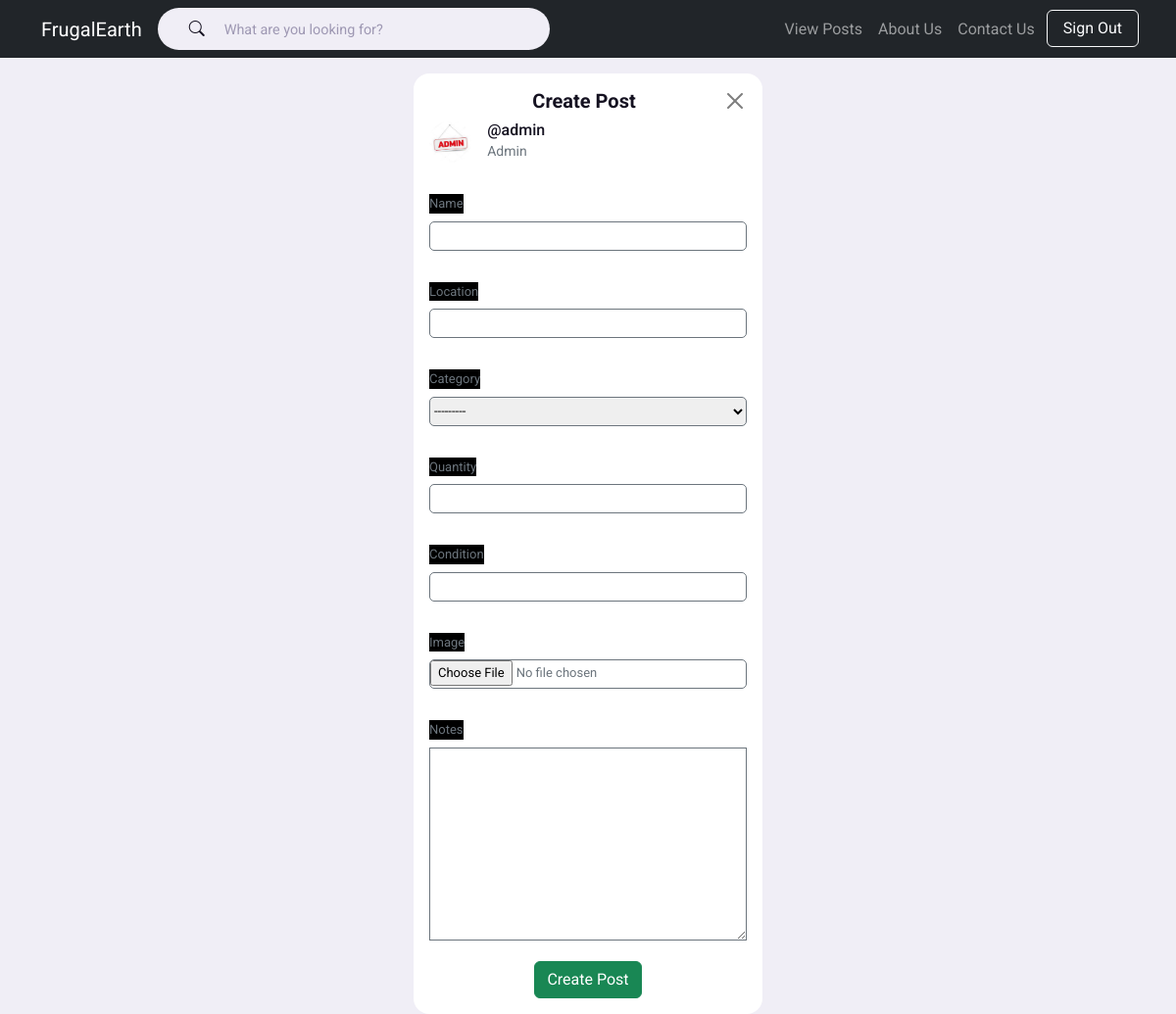
/create-post/ (signed in), run on the app's committed database.
### pages/models.py (models this page shows)
class User(AbstractUser):
    name = models.CharField(max_length=200, null=True)
    email = models.EmailField(unique=True, default='')
    avatar = models.ImageField(null=True, default="defaultDp.jpg")
    location = models.CharField(max_length=200, null=True)
    REQUIRED_FIELDS = []

### pages/views.py (the view, shortened to what this page needs)
# urls.py: path('create-post/', views.createRoom, name='create-post'),
@login_required(login_url='signin')
def createRoom(request):
    form = RoomForm()
    context={'form':form}
    return render(request, 'pages/room_form.html', context)

### pages/forms.py
class RoomForm(ModelForm):
    class Meta:
        model = Room
        fields = '__all__'
        exclude = ['host', 'price']
        exclude = ['host']

### pages/models.py (called while the page is built)
    def __str__(self):
        return self.name

### pages/templates/pages/room_form.html (shortened to what this page needs)
{% load static %}
<!DOCTYPE html>
<html lang="en">
    <head>
          <link href="https://cdn.jsdelivr.net/npm/bootstrap@5.2.0/dist/css/bootstrap.min.css" rel="stylesheet">
        <link rel="stylesheet" href="{% static 'main.css' %}">
    </head>
    <body>
            <nav class="navbar navbar-expand-sm bg-dark navbar-dark ">
            <div class="container">
              <a class="navbar-brand navbar-right" href="{% url 'home' %}">FrugalEarth</a>
                <div class="search-bar">
                    <form method="GET" action="{% url 'feeds' %}">
                    <i class="bi bi-search"></i>
                    <input type="text" name="q" id="" placeholder="What are you looking for?"/>
                    </form>
                </div>
            <div class="collapse navbar-collapse" id="collapsibleNavbar">
                <ul class="navbar-nav  ms-auto">
                  <li class="nav-item">
                    <a class="nav-link" href="{% url 'feeds' %}">View Posts</a>
                  </li>
                  <li class="nav-item">
                    <a class="nav-link" href="{% url 'aboutUs' %}">About Us</a>
                  </li>
                  <li class="nav-item">
                    <a class="nav-link" href="http://frugalearth.pythonanywhere.com/aboutus/#contactus">Contact Us</a>
                  </li>
                  <li class="nav-item">
                {% if request.user.is_authenticated %}
                <a type="submit" class="mx-1 btn btn-outline-light w-100" href ="{% url 'signout' %}">Sign Out</a>
                {% else %}
                <a type="submit" class="mx-1 btn btn-outline-light w-100" href ="{% url 'signin' %}">Sign in</a>
                {% endif %}
                  </li>
                </ul>
              </div>
            </div>
          </nav>
<div class="container">
        <div class="row">
            <div class="col-sm-4">
            </div>
            <div class="col-sm-4 newpost ">
                <div class="createPost">
                <div class="create-head">
                    <div class="create-btn">
                        <i class="bi bi-x-lg text-white"></i>
                        <h5><b>Create Post</b></h5>
                        <a href="{{request.META.HTTP_REFERER}}"><button type="button" class="btn-close"></button></a>
                    </div>
                    <div class="user">
                       <div class="profile-photo">
                            <img src="{{request.user.avatar.url}}">
                        </div>
                        <div class="create-info">
                            <h6>@{{user.username}}</h6>
                            <small>{{user.name}}</small>
                        </div>
                    </div>
                </div>
                <div class="create-body">
                    <form method="POST" action="" class="post-item  rounded" enctype="multipart/form-data">
                      {% for field in form %}
                        <label for="location" class="form-label">{{field.label}}</label>
                        {{field}}
                      {% endfor %}
                      </div>
                      <div class="create-footer" style="text-align: center;">
                          <input type="submit" class="btn btn-success" value="Create Post"/>
                      </div>
            </div>
        </div>
</div>
    </body>
</html>

### static/main.css (style rules this page uses)
:root { --color-white: hsl(252, 30%, 100%); --color-light: hsl(252, 30%, 95%); --color-gray: hsl(252, 15%, 65%); --color-primary: hsl(252, 75%, 60%); --color-secondary: hsl(252, 100%, 90%); --color-success: hsl(120, 95%, 65%); --color-danger: hsl(0, 95%, 65%); --color-dark: hsl(252, 30%, 17%); --color-black: hsl(252, 30%, 10%); --border-radius: 2rem; --card-border-radius: 1rem; --btn-padding: 0.6rem 2rem; --search-padding: 0.6rem 2rem; --card-padding: 1rem; --sticky-top-left: 5.4rem; --sticky-top-right: -18rem; }
*, *::before, *::after { margin: 0; padding: 0; outline: 0; box-sizing: border-box; text-decoration: none; list-style: none; border: none; }
body { font-family: 'Roboto', sans-serif; color: var(--color-black); background: var(--color-light); overflow-x: hidden; }
nav .container { align-items: center; justify-content: space-between; }
.search-bar { background: var(--color-light); border-radius: var(--border-radius); padding: var(--search-padding); }
.search-bar input[type="text"] { background: transparent; width: 25vw; margin-left: 1rem; font-size: 0.9rem; color: var(--color-dark); }
nav .search-bar input[type="text"]::placeholder { color: var(--color-gray); }
.profile-photo { width: 2.7rem; aspect-ratio: 1/1; border-radius: 50%; overflow: hidden; }
img { display: block; width: 100%; }
.user { display: flex; gap: 1rem; }
a { text-decoration: none; color: var(--color-dark); }
small { color: #6c757d; }
.post-item { margin: 1rem 0; }
.form-label { margin-top: 1rem; }
.createPost { background: var(--color-white); border-radius: var(--card-padding); margin-top: 1rem; padding: var(--card-padding); }
.create-info h6 { margin-bottom: 0; }
.create-body { color: #6c757d; font-size: small; }
.post-item input, .post-item select { border: 1px solid #6c757d; width: 100%; font-size: small; height: 30px; border-radius: 5px; margin-bottom: 1rem; }
.post-item textarea { border: 1px solid #6c757d; width: 100%; }
.form-label { background: black; }
.create-footer { width: 100%; margin: auto; }
.create-btn { justify-content: space-between; display: flex; }
.search-bar { display:inline; }

### data on the page
User: user.avatar (picture), username "admin", name "Admin"

### other printed values
{{ field.label }} "Name" "Location" "Category" "Quantity" "Condition" "Image" "Notes"
